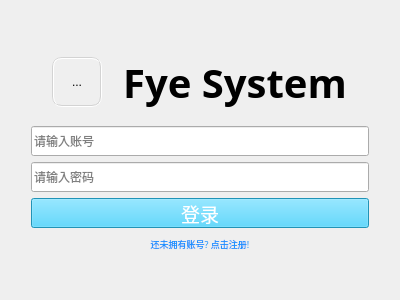
<?xml version="1.0" encoding="UTF-8"?>
<ui version="4.0">
 <class>MyLogin</class>
 <widget class="QWidget" name="MyLogin">
  <property name="geometry">
   <rect>
    <x>0</x>
    <y>0</y>
    <width>400</width>
    <height>300</height>
   </rect>
  </property>
  <property name="windowTitle">
   <string>mylogin</string>
  </property>
  <layout class="QHBoxLayout" name="horizontalLayout">
   <item>
    <layout class="QHBoxLayout" name="horizontalLayout_4">
     <item>
      <layout class="QHBoxLayout" name="horizontalLayout_5">
       <item>
        <layout class="QVBoxLayout" name="verticalLayout_4">
         <property name="leftMargin">
          <number>20</number>
         </property>
         <property name="topMargin">
          <number>10</number>
         </property>
         <property name="rightMargin">
          <number>20</number>
         </property>
         <property name="bottomMargin">
          <number>10</number>
         </property>
         <item>
          <spacer name="verticalSpacer_3">
           <property name="orientation">
            <enum>Qt::Orientation::Vertical</enum>
           </property>
           <property name="sizeHint" stdset="0">
            <size>
             <width>20</width>
             <height>40</height>
            </size>
           </property>
          </spacer>
         </item>
         <item>
          <layout class="QHBoxLayout" name="horizontalLayout_8">
           <property name="spacing">
            <number>0</number>
           </property>
           <property name="topMargin">
            <number>10</number>
           </property>
           <property name="bottomMargin">
            <number>10</number>
           </property>
           <item>
            <widget class="QToolButton" name="toolButton_2">
             <property name="sizePolicy">
              <sizepolicy hsizetype="Maximum" vsizetype="Maximum">
               <horstretch>0</horstretch>
               <verstretch>0</verstretch>
              </sizepolicy>
             </property>
             <property name="maximumSize">
              <size>
               <width>50</width>
               <height>50</height>
              </size>
             </property>
             <property name="autoFillBackground">
              <bool>false</bool>
             </property>
             <property name="styleSheet">
              <string notr="true">border-radius: 10px; 
border: 2px groove lightgray;
</string>
             </property>
             <property name="text">
              <string>...</string>
             </property>
             <property name="icon">
              <iconset>
               <normaloff>:/asset/image/head.jpg</normaloff>:/asset/image/head.jpg</iconset>
             </property>
             <property name="iconSize">
              <size>
               <width>40</width>
               <height>40</height>
              </size>
             </property>
            </widget>
           </item>
           <item>
            <widget class="QLabel" name="label_4">
             <property name="sizePolicy">
              <sizepolicy hsizetype="Fixed" vsizetype="Fixed">
               <horstretch>0</horstretch>
               <verstretch>0</verstretch>
              </sizepolicy>
             </property>
             <property name="font">
              <font>
               <family>MS PGothic</family>
               <pointsize>30</pointsize>
               <bold>true</bold>
               <underline>false</underline>
               <strikeout>false</strikeout>
               <kerning>false</kerning>
              </font>
             </property>
             <property name="mouseTracking">
              <bool>false</bool>
             </property>
             <property name="text">
              <string>Fye System</string>
             </property>
             <property name="alignment">
              <set>Qt::AlignmentFlag::AlignCenter</set>
             </property>
            </widget>
           </item>
          </layout>
         </item>
         <item>
          <widget class="QLineEdit" name="usrLineEdit">
           <property name="minimumSize">
            <size>
             <width>0</width>
             <height>30</height>
            </size>
           </property>
           <property name="placeholderText">
            <string>请输入账号</string>
           </property>
          </widget>
         </item>
         <item>
          <widget class="QLineEdit" name="pwdLineEdit">
           <property name="minimumSize">
            <size>
             <width>0</width>
             <height>30</height>
            </size>
           </property>
           <property name="echoMode">
            <enum>QLineEdit::EchoMode::PasswordEchoOnEdit</enum>
           </property>
           <property name="placeholderText">
            <string>请输入密码</string>
           </property>
          </widget>
         </item>
         <item>
          <widget class="QPushButton" name="loginButton">
           <property name="sizePolicy">
            <sizepolicy hsizetype="Minimum" vsizetype="Maximum">
             <horstretch>0</horstretch>
             <verstretch>0</verstretch>
            </sizepolicy>
           </property>
           <property name="minimumSize">
            <size>
             <width>0</width>
             <height>30</height>
            </size>
           </property>
           <property name="font">
            <font>
             <family>SimSun</family>
             <pointsize>14</pointsize>
             <italic>false</italic>
             <bold>false</bold>
             <strikeout>false</strikeout>
            </font>
           </property>
           <property name="cursor">
            <cursorShape>PointingHandCursor</cursorShape>
           </property>
           <property name="styleSheet">
            <string notr="true">background-color: rgb(46, 206, 255);
color:white;</string>
           </property>
           <property name="text">
            <string>登录</string>
           </property>
          </widget>
         </item>
         <item>
          <widget class="MyLabel" name="registerLabel">
           <property name="minimumSize">
            <size>
             <width>0</width>
             <height>20</height>
            </size>
           </property>
           <property name="font">
            <font>
             <family>STFangsong</family>
             <pointsize>7</pointsize>
            </font>
           </property>
           <property name="cursor">
            <cursorShape>PointingHandCursor</cursorShape>
           </property>
           <property name="focusPolicy">
            <enum>Qt::FocusPolicy::NoFocus</enum>
           </property>
           <property name="styleSheet">
            <string notr="true">color: rgb(28, 145, 255);</string>
           </property>
           <property name="text">
            <string>还未拥有账号? 点击注册!</string>
           </property>
           <property name="textFormat">
            <enum>Qt::TextFormat::PlainText</enum>
           </property>
           <property name="alignment">
            <set>Qt::AlignmentFlag::AlignCenter</set>
           </property>
          </widget>
         </item>
         <item>
          <spacer name="verticalSpacer_4">
           <property name="orientation">
            <enum>Qt::Orientation::Vertical</enum>
           </property>
           <property name="sizeHint" stdset="0">
            <size>
             <width>20</width>
             <height>40</height>
            </size>
           </property>
          </spacer>
         </item>
        </layout>
       </item>
      </layout>
     </item>
    </layout>
   </item>
  </layout>
 </widget>
 <layoutdefault spacing="6" margin="11"/>
 <customwidgets>
  <customwidget>
   <class>MyLabel</class>
   <extends>QLabel</extends>
   <header location="global">mylabel/mylabel.h</header>
  </customwidget>
 </customwidgets>
 <resources/>
 <connections/>
</ui>
